Frame 1 (no input): blank canvas, image omitted
Frame 60 (no input): blank canvas, image omitted
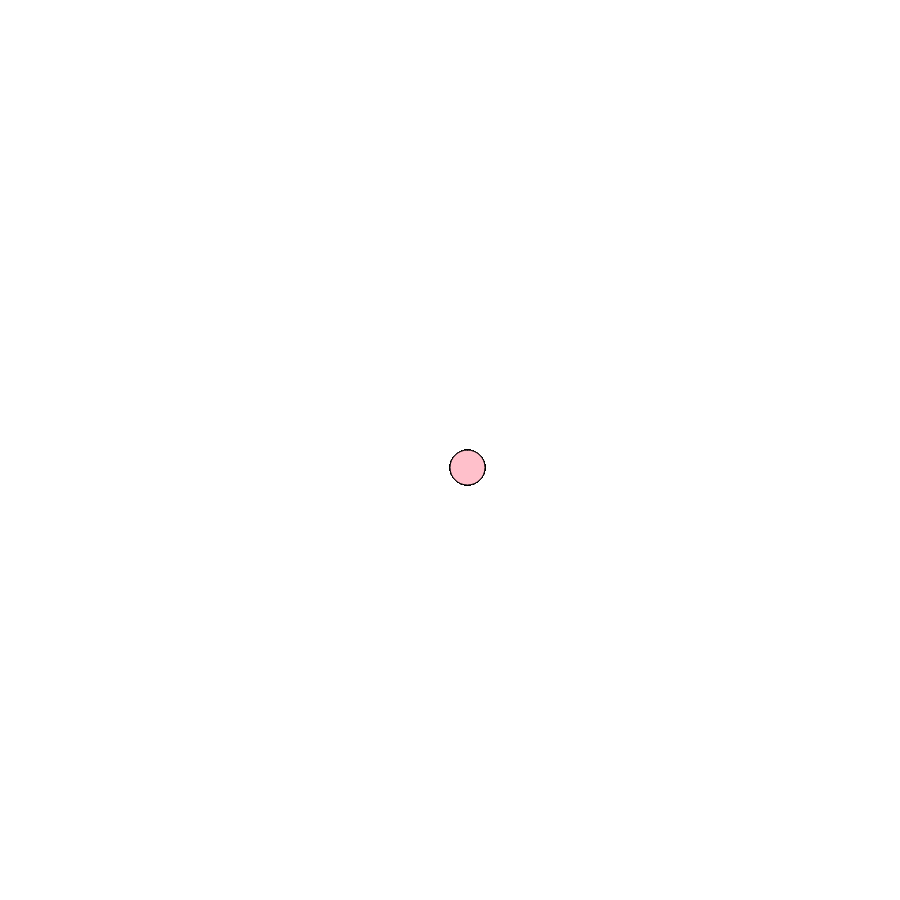
Frame 120 (the mouse pressed at the canvas centre since frame 60)

The p5.js sketch whose frames 1 and 60 were blank and that drew this single picture after the mouse press (run headless with seeded random() and noise() and a simulated clock; from frame 60 on, the mouse is pressed at the canvas centre):

// p5.js sketch
// ── sketch.js
function setup() { 
    createCanvas(900, 900);
    background("white");
  } 
  function draw() { 
    
    stroke("black");
    fill("pink");
    
    if(mouseIsPressed){ 
      rect(mouseX, mouseY, 35, 35, 35, 35); 
    }
  
  }
  
